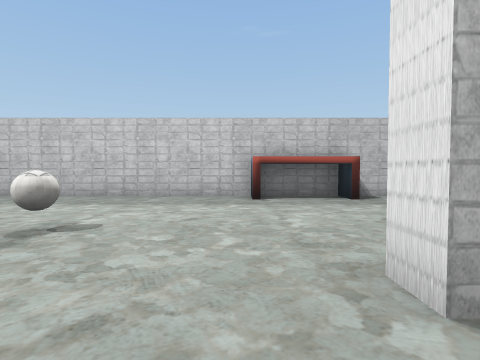
View 1 (above)

18 first-person views from a walk through a 3-D level made in the Unity game engine. The camera is 1.5 m above the floor, tilts 2° down and sees 80° across. The floor is counted in squares, 2 m on a side. Each view is taken from the middle of a square. On the plan, view 1 faces up. The plan holds only what a view shows up to about 10 squares ahead; the rest is blank. The player is left out. Some surface patterns are stand-ins.

View 2
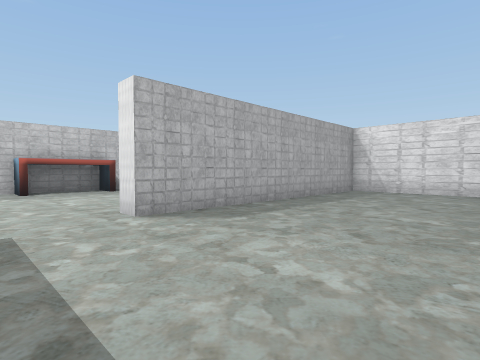

View 3
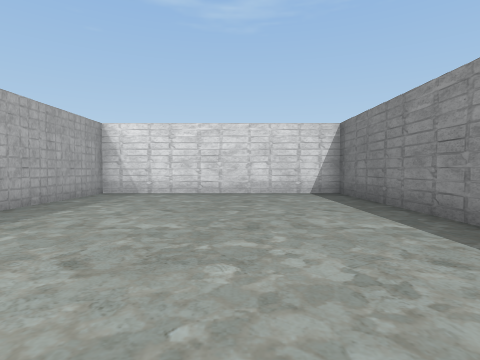

View 4
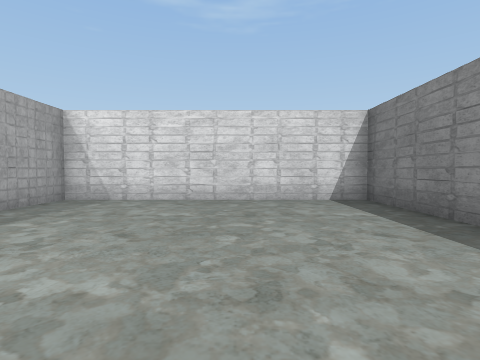

View 5
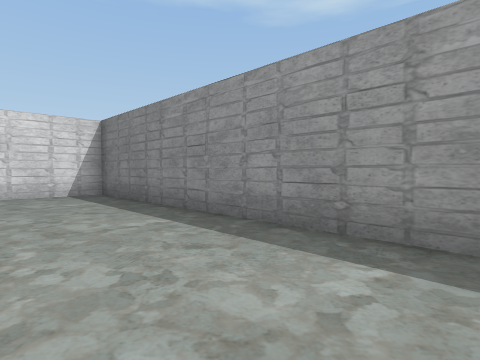

View 6
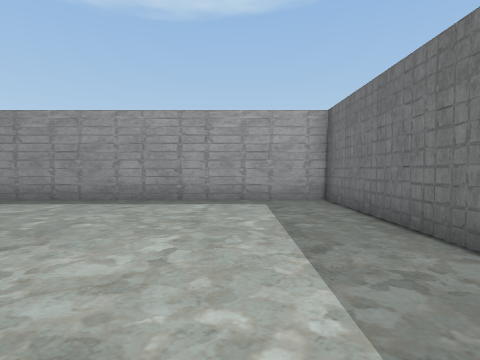

View 7
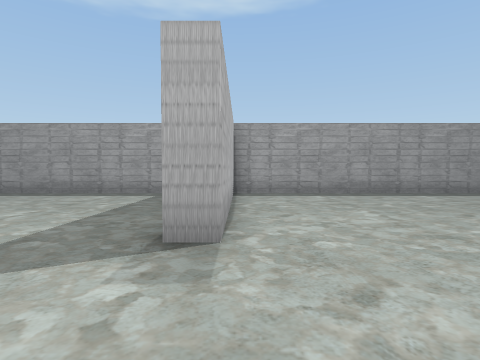

View 8
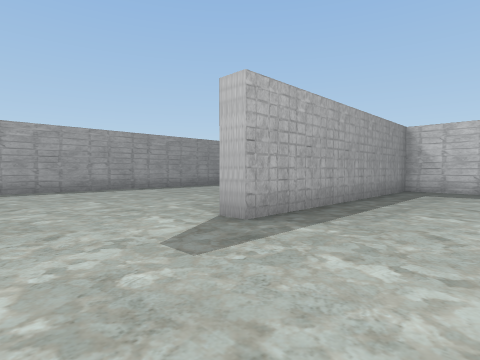

View 9
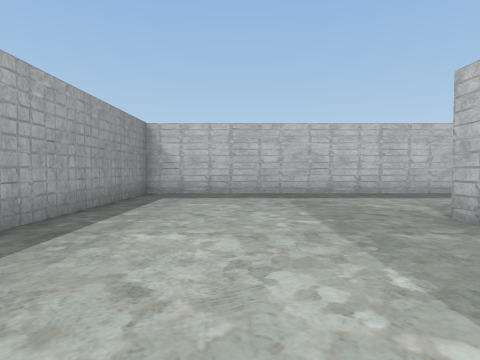

View 10
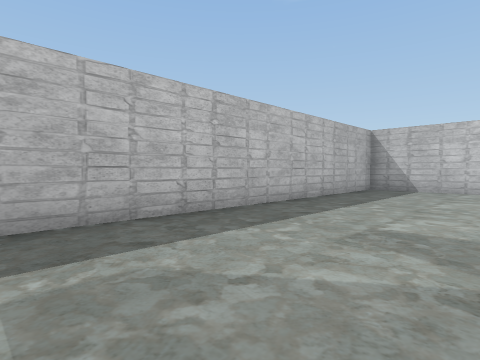

View 11
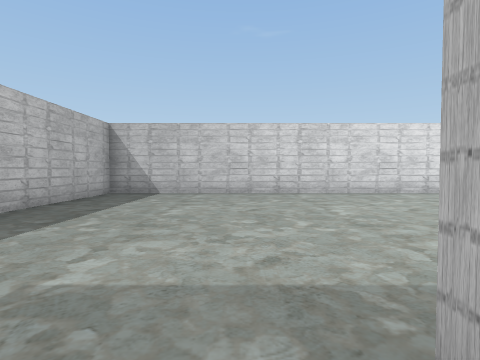

View 12
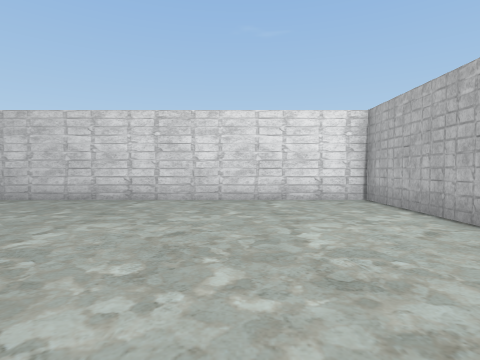

View 13
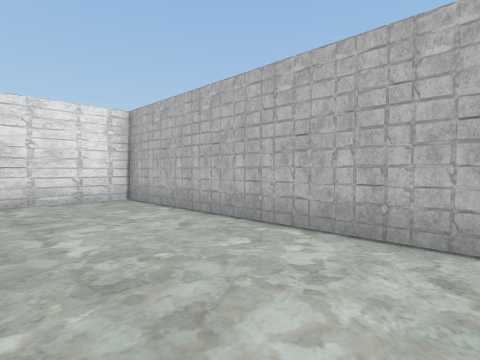

View 14
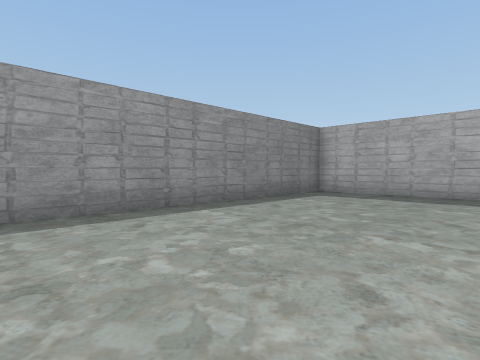

View 15
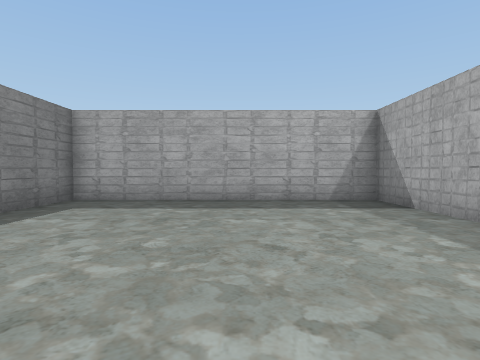

View 16
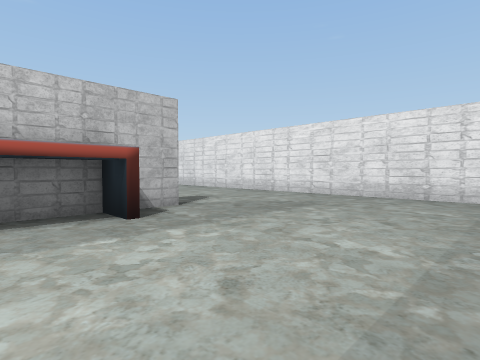

View 17
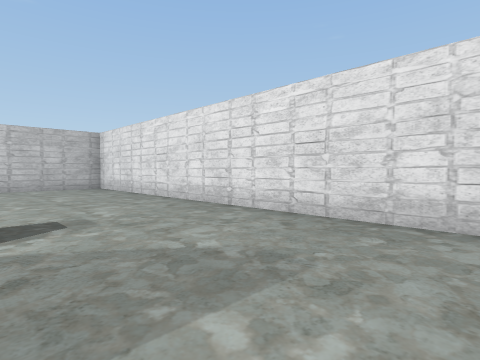

View 18
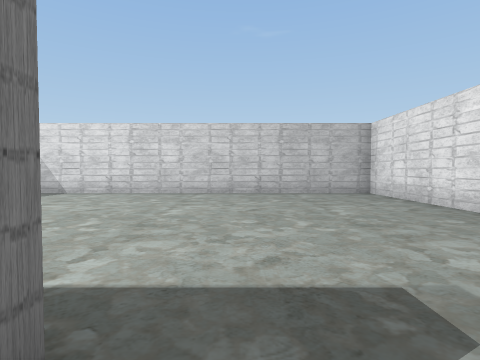

### Floor plan
Points are (right, up) in squares from view 1. A wall is a line through its corners. A room is listed if a view was taken in it or the views show most of it. See-through windows are left out.
Room 1 (views 1, 2, 3, 4, 5)
walls: (-2.2, -1.5) (-2.2, -6.2) (9.2, -6.2) (9.2, 1.4) (1, 1.4)
ways out: opening at (0, 1.3) to room 2
Room 2 (views 6, 7, 8, 9, 10, 11, 12, 13, 14, 15, 16, 17, 18)
walls: (-2.8, 10.2) (-2.8, 17.2) (-14.2, 17.2) (-14.2, 2) (-6.1, 2) (-6.1, 1.4); (-8.9, 8.3) (-9.5, 8.3); (1, 1.4) (1, 2.1); (4.5, 8.3) (-7, 8.3); (-11, 1.4) (-14.2, 1.4) (-14.2, -6.2) (-2.8, -6.2); (-2.8, -5.5) (-2.8, 0.1) (-2.1, 0.1); (9.2, 3.6) (9.2, 17.2) (-1.5, 17.2)
ways out: opening at (0, 1.3) to room 1
objects: ball (-3, 4); other object (3, 8)

Where each view was taken, in squares from view 1:
view 1: 0 up, 0 right, facing up
view 2: 3 down, 1 left, facing up-right
view 3: 3 down, 0 right, facing right
view 4: 3 down, 2 right, facing right
view 5: 3 down, 0 right, facing down-right
view 6: 1 up, 0 right, facing down
view 7: 3 up, 3 left, facing down
view 8: 5 up, 3 left, facing down-left
view 9: 5 up, 5 left, facing left
view 10: 6 up, 10 left, facing up-left
view 11: 8 up, 10 left, facing up
view 12: 10 up, 6 left, facing up
view 13: 10 up, 6 left, facing up-right
view 14: 1 down, 5 left, facing down-left
view 15: 2 down, 7 left, facing left
view 16: 3 up, 1 right, facing up-right
view 17: 5 up, 5 right, facing up-right
view 18: 8 up, 5 right, facing up
